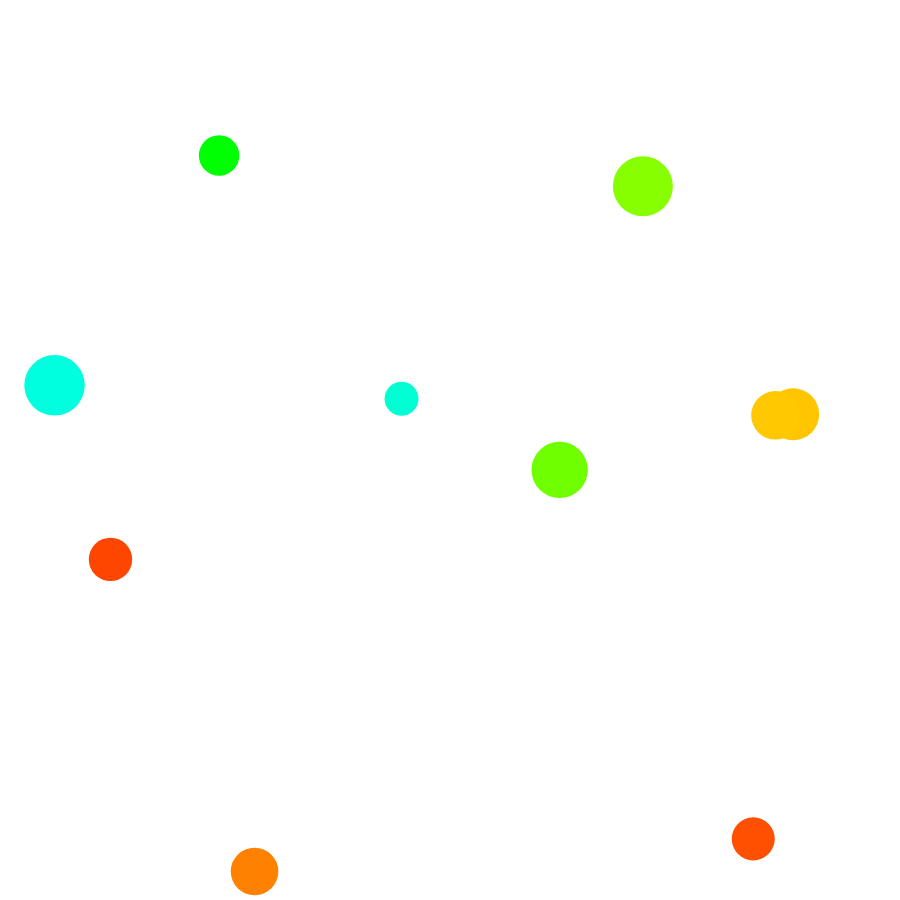
Frame 1 (no input)
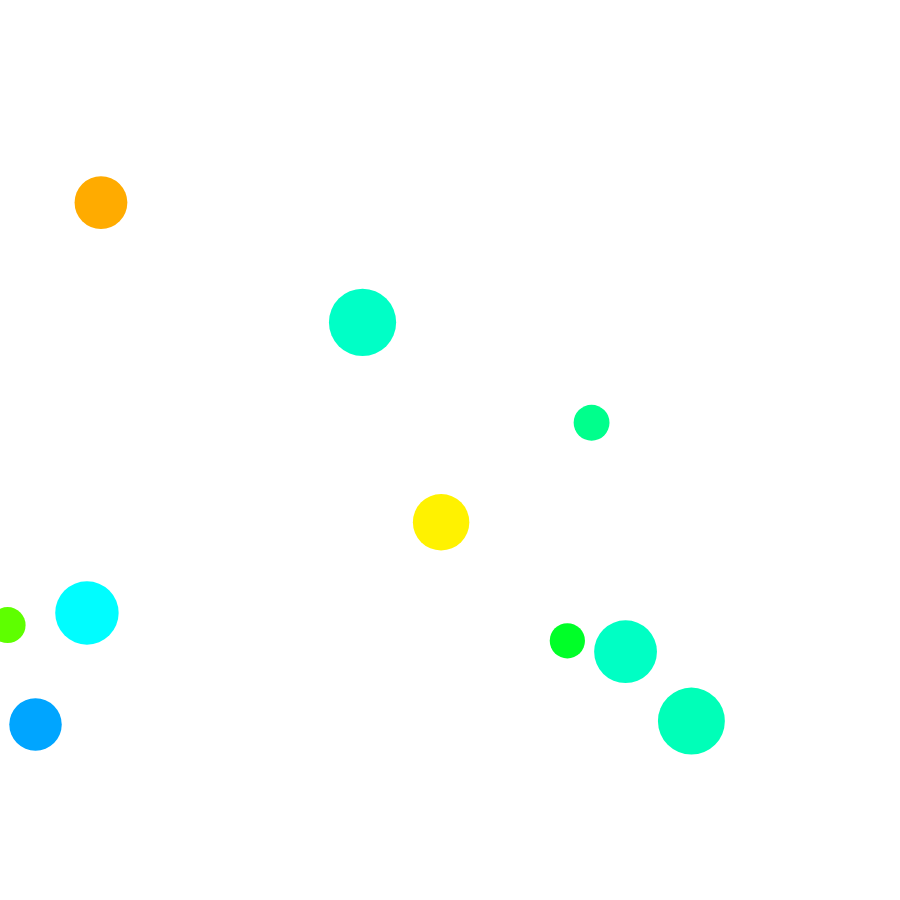
Frame 60 (no input)
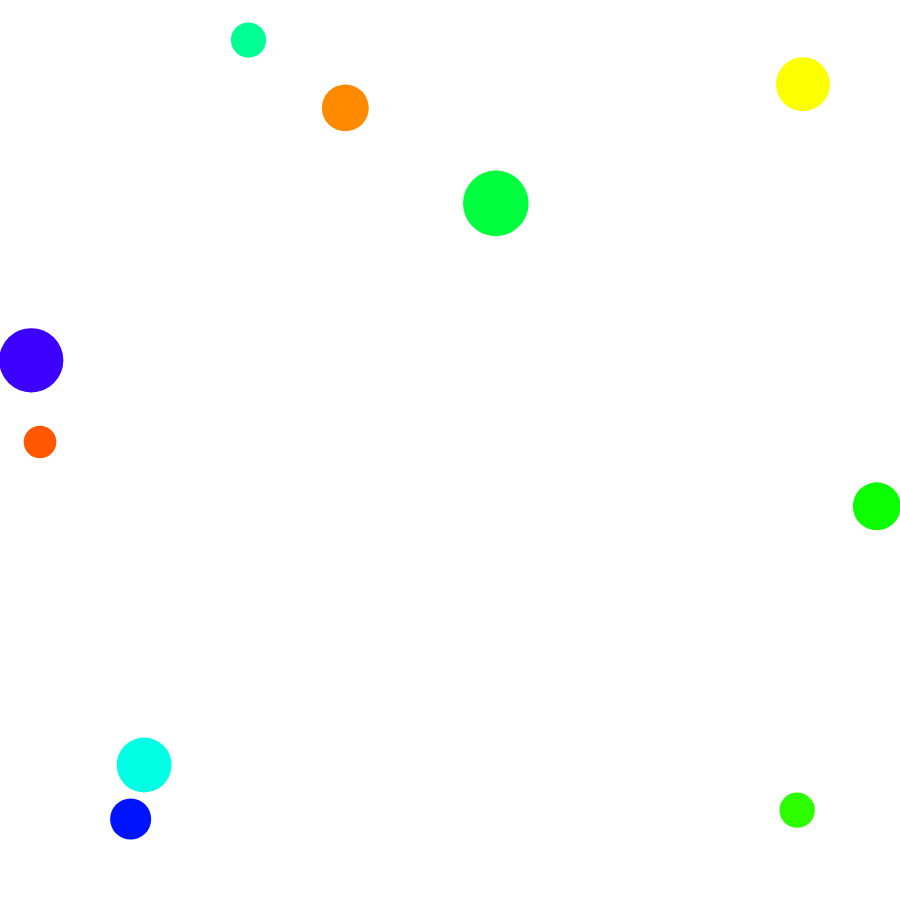
Frame 120 (the mouse pressed at the canvas centre since frame 60)

The p5.js sketch that drew these frames (run headless with seeded random() and noise() and a simulated clock; from frame 60 on, the mouse is pressed at the canvas centre):

// p5.js sketch
// ── sketch.js
function setup() {
  createCanvas(900, 900);
  noStroke();
  colorMode(HSB); 
}

function draw() {
  background(220);
  
  for (let i = 0; i < 10; i++) {
    let x = random(width);
    let y = random(height);
    let balloonsize = random(30, 70);
    let colorBalloon = color(random(255), random(100, 255), random(100, 255));
    let satValue = saturation(colorBalloon);
    
    fill(colorBalloon); 
    ellipse(x, y, balloonsize, balloonsize);
  }
}
